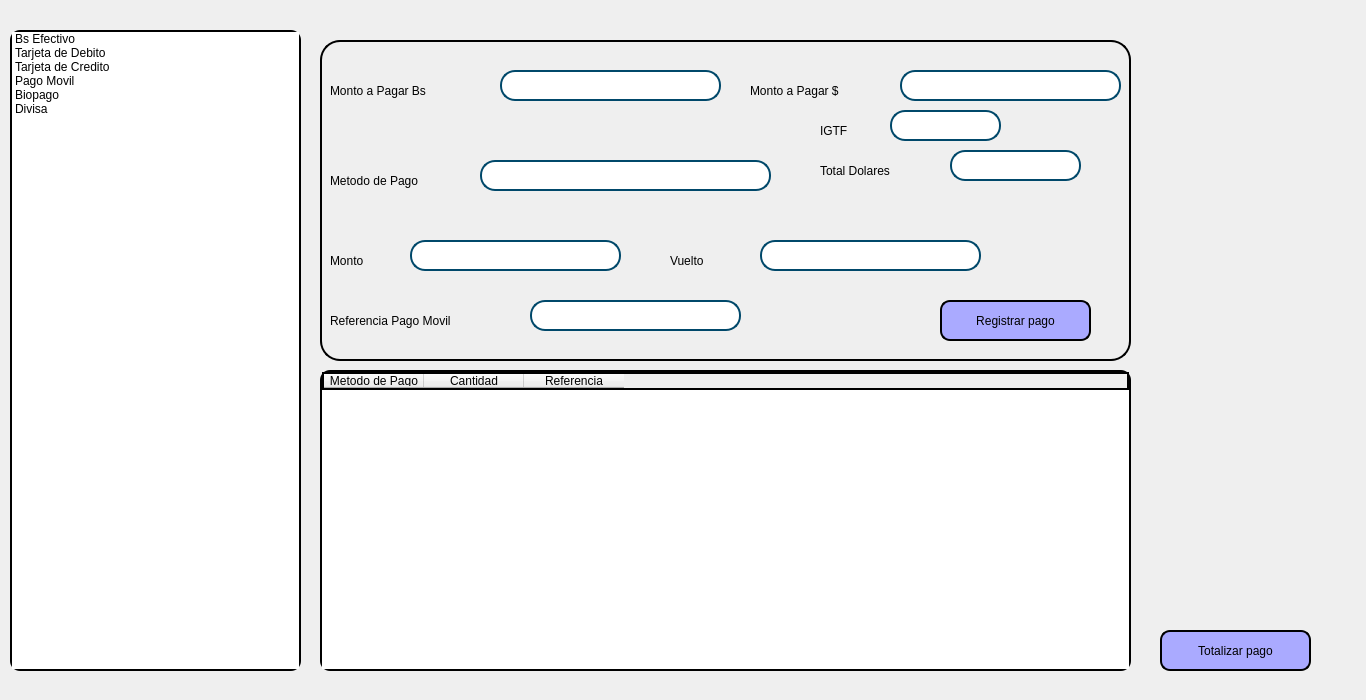
<?xml version="1.0" encoding="UTF-8"?>
<ui version="4.0">
 <class>FormaPago</class>
 <widget class="QMainWindow" name="FormaPago">
  <property name="geometry">
   <rect>
    <x>0</x>
    <y>0</y>
    <width>1366</width>
    <height>700</height>
   </rect>
  </property>
  <property name="windowTitle">
   <string>MainWindow</string>
  </property>
  <property name="styleSheet">
   <string notr="true">font: 87 12pt &quot;Arial Black&quot;;</string>
  </property>
  <widget class="QWidget" name="centralwidget">
   <widget class="QLabel" name="label">
    <property name="geometry">
     <rect>
      <x>0</x>
      <y>0</y>
      <width>1371</width>
      <height>701</height>
     </rect>
    </property>
    <property name="text">
     <string/>
    </property>
    <property name="pixmap">
     <pixmap>Imagenes/Fondo.jpg</pixmap>
    </property>
    <property name="scaledContents">
     <bool>true</bool>
    </property>
   </widget>
   <widget class="QListWidget" name="listWidget">
    <property name="geometry">
     <rect>
      <x>10</x>
      <y>30</y>
      <width>291</width>
      <height>641</height>
     </rect>
    </property>
    <property name="styleSheet">
     <string notr="true">border: 2px solid rgb(0,0,0);
border-radius: 10px</string>
    </property>
    <item>
     <property name="text">
      <string>Bs Efectivo</string>
     </property>
    </item>
    <item>
     <property name="text">
      <string>Tarjeta de Debito</string>
     </property>
    </item>
    <item>
     <property name="text">
      <string>Tarjeta de Credito</string>
     </property>
    </item>
    <item>
     <property name="text">
      <string>Pago Movil</string>
     </property>
    </item>
    <item>
     <property name="text">
      <string>Biopago</string>
     </property>
    </item>
    <item>
     <property name="text">
      <string>Divisa</string>
     </property>
    </item>
   </widget>
   <widget class="QLabel" name="MontoBS">
    <property name="geometry">
     <rect>
      <x>330</x>
      <y>80</y>
      <width>171</width>
      <height>21</height>
     </rect>
    </property>
    <property name="text">
     <string>Monto a Pagar Bs</string>
    </property>
   </widget>
   <widget class="QLineEdit" name="BS">
    <property name="enabled">
     <bool>false</bool>
    </property>
    <property name="geometry">
     <rect>
      <x>500</x>
      <y>70</y>
      <width>221</width>
      <height>31</height>
     </rect>
    </property>
    <property name="styleSheet">
     <string notr="true">QLineEdit{
	background-color: rgb(255, 255, 255);
	border: 2px solid rgb(0, 72, 106);
	border-radius: 15px;
	padding-left: 20px;
	padding-right: 20px;
}</string>
    </property>
   </widget>
   <widget class="QLabel" name="MontoD">
    <property name="geometry">
     <rect>
      <x>750</x>
      <y>80</y>
      <width>171</width>
      <height>21</height>
     </rect>
    </property>
    <property name="text">
     <string>Monto a Pagar $</string>
    </property>
   </widget>
   <widget class="QLineEdit" name="Divisa">
    <property name="enabled">
     <bool>false</bool>
    </property>
    <property name="geometry">
     <rect>
      <x>900</x>
      <y>70</y>
      <width>221</width>
      <height>31</height>
     </rect>
    </property>
    <property name="styleSheet">
     <string notr="true">QLineEdit{
	background-color: rgb(255, 255, 255);
	border: 2px solid rgb(0, 72, 106);
	border-radius: 15px;
	padding-left: 20px;
	padding-right: 20px;
}</string>
    </property>
   </widget>
   <widget class="QLabel" name="MontoCliente">
    <property name="geometry">
     <rect>
      <x>330</x>
      <y>250</y>
      <width>101</width>
      <height>21</height>
     </rect>
    </property>
    <property name="text">
     <string>Monto</string>
    </property>
   </widget>
   <widget class="QLineEdit" name="Monto">
    <property name="enabled">
     <bool>true</bool>
    </property>
    <property name="geometry">
     <rect>
      <x>410</x>
      <y>240</y>
      <width>211</width>
      <height>31</height>
     </rect>
    </property>
    <property name="styleSheet">
     <string notr="true">QLineEdit{
	background-color: rgb(255, 255, 255);
	border: 2px solid rgb(0, 72, 106);
	border-radius: 15px;
	padding-left: 20px;
	padding-right: 20px;
}</string>
    </property>
   </widget>
   <widget class="QLabel" name="MetodoPago">
    <property name="geometry">
     <rect>
      <x>330</x>
      <y>170</y>
      <width>171</width>
      <height>21</height>
     </rect>
    </property>
    <property name="text">
     <string>Metodo de Pago</string>
    </property>
   </widget>
   <widget class="QLineEdit" name="FormaPa">
    <property name="enabled">
     <bool>false</bool>
    </property>
    <property name="geometry">
     <rect>
      <x>480</x>
      <y>160</y>
      <width>291</width>
      <height>31</height>
     </rect>
    </property>
    <property name="styleSheet">
     <string notr="true">QLineEdit{
	background-color: rgb(255, 255, 255);
	border: 2px solid rgb(0, 72, 106);
	border-radius: 15px;
	padding-left: 20px;
	padding-right: 20px;
}</string>
    </property>
   </widget>
   <widget class="QLineEdit" name="Vuelto">
    <property name="enabled">
     <bool>false</bool>
    </property>
    <property name="geometry">
     <rect>
      <x>760</x>
      <y>240</y>
      <width>221</width>
      <height>31</height>
     </rect>
    </property>
    <property name="styleSheet">
     <string notr="true">QLineEdit{
	background-color: rgb(255, 255, 255);
	border: 2px solid rgb(0, 72, 106);
	border-radius: 15px;
	padding-left: 20px;
	padding-right: 20px;
}</string>
    </property>
   </widget>
   <widget class="QLabel" name="DarVuelto">
    <property name="geometry">
     <rect>
      <x>670</x>
      <y>250</y>
      <width>101</width>
      <height>21</height>
     </rect>
    </property>
    <property name="text">
     <string>Vuelto</string>
    </property>
   </widget>
   <widget class="QTableWidget" name="tableWidget">
    <property name="geometry">
     <rect>
      <x>320</x>
      <y>370</y>
      <width>811</width>
      <height>301</height>
     </rect>
    </property>
    <property name="styleSheet">
     <string notr="true">border: 2px solid rgb(0,0,0);
border-radius: 10px;</string>
    </property>
    <column>
     <property name="text">
      <string>Metodo de Pago</string>
     </property>
    </column>
    <column>
     <property name="text">
      <string>Cantidad</string>
     </property>
    </column>
    <column>
     <property name="text">
      <string>Referencia</string>
     </property>
    </column>
   </widget>
   <widget class="QFrame" name="frame">
    <property name="geometry">
     <rect>
      <x>320</x>
      <y>40</y>
      <width>811</width>
      <height>321</height>
     </rect>
    </property>
    <property name="styleSheet">
     <string notr="true">border: 2px solid rgb(0,0,0);
border-radius: 20px;</string>
    </property>
    <property name="frameShape">
     <enum>QFrame::StyledPanel</enum>
    </property>
    <property name="frameShadow">
     <enum>QFrame::Raised</enum>
    </property>
   </widget>
   <widget class="QPushButton" name="Totalizar">
    <property name="geometry">
     <rect>
      <x>1160</x>
      <y>630</y>
      <width>151</width>
      <height>41</height>
     </rect>
    </property>
    <property name="styleSheet">
     <string notr="true">QPushButton {
	background-color: rgb(170, 170, 255);
	border: 2px solid rgb(0,0,0);
	border-radius: 10px;
}</string>
    </property>
    <property name="text">
     <string>Totalizar pago</string>
    </property>
   </widget>
   <widget class="QPushButton" name="Registrar">
    <property name="geometry">
     <rect>
      <x>940</x>
      <y>300</y>
      <width>151</width>
      <height>41</height>
     </rect>
    </property>
    <property name="styleSheet">
     <string notr="true">QPushButton {
	background-color: rgb(170, 170, 255);
	border: 2px solid rgb(0,0,0);
	border-radius: 10px;
}</string>
    </property>
    <property name="text">
     <string>Registrar pago</string>
    </property>
   </widget>
   <widget class="QLabel" name="Logo">
    <property name="geometry">
     <rect>
      <x>1150</x>
      <y>40</y>
      <width>121</width>
      <height>101</height>
     </rect>
    </property>
    <property name="text">
     <string/>
    </property>
    <property name="pixmap">
     <pixmap>Imagenes/photo_5089217924715097417_y.png</pixmap>
    </property>
    <property name="scaledContents">
     <bool>true</bool>
    </property>
   </widget>
   <widget class="QLineEdit" name="RefePM">
    <property name="enabled">
     <bool>true</bool>
    </property>
    <property name="geometry">
     <rect>
      <x>530</x>
      <y>300</y>
      <width>211</width>
      <height>31</height>
     </rect>
    </property>
    <property name="styleSheet">
     <string notr="true">QLineEdit{
	background-color: rgb(255, 255, 255);
	border: 2px solid rgb(0, 72, 106);
	border-radius: 15px;
	padding-left: 20px;
	padding-right: 20px;
}</string>
    </property>
   </widget>
   <widget class="QLabel" name="ReferenciaPM">
    <property name="geometry">
     <rect>
      <x>330</x>
      <y>310</y>
      <width>211</width>
      <height>21</height>
     </rect>
    </property>
    <property name="text">
     <string>Referencia Pago Movil</string>
    </property>
   </widget>
   <widget class="QLabel" name="IGTF">
    <property name="geometry">
     <rect>
      <x>820</x>
      <y>120</y>
      <width>81</width>
      <height>21</height>
     </rect>
    </property>
    <property name="text">
     <string>IGTF</string>
    </property>
   </widget>
   <widget class="QLineEdit" name="igtf">
    <property name="enabled">
     <bool>false</bool>
    </property>
    <property name="geometry">
     <rect>
      <x>890</x>
      <y>110</y>
      <width>111</width>
      <height>31</height>
     </rect>
    </property>
    <property name="styleSheet">
     <string notr="true">QLineEdit{
	background-color: rgb(255, 255, 255);
	border: 2px solid rgb(0, 72, 106);
	border-radius: 15px;
	padding-left: 20px;
	padding-right: 20px;
}</string>
    </property>
   </widget>
   <widget class="QLabel" name="TotalD">
    <property name="geometry">
     <rect>
      <x>820</x>
      <y>160</y>
      <width>131</width>
      <height>21</height>
     </rect>
    </property>
    <property name="text">
     <string>Total Dolares</string>
    </property>
   </widget>
   <widget class="QLineEdit" name="TotalPagar">
    <property name="enabled">
     <bool>false</bool>
    </property>
    <property name="geometry">
     <rect>
      <x>950</x>
      <y>150</y>
      <width>131</width>
      <height>31</height>
     </rect>
    </property>
    <property name="styleSheet">
     <string notr="true">QLineEdit{
	background-color: rgb(255, 255, 255);
	border: 2px solid rgb(0, 72, 106);
	border-radius: 15px;
	padding-left: 20px;
	padding-right: 20px;
}</string>
    </property>
   </widget>
   <zorder>label</zorder>
   <zorder>listWidget</zorder>
   <zorder>tableWidget</zorder>
   <zorder>frame</zorder>
   <zorder>FormaPa</zorder>
   <zorder>Monto</zorder>
   <zorder>DarVuelto</zorder>
   <zorder>MontoCliente</zorder>
   <zorder>BS</zorder>
   <zorder>MontoBS</zorder>
   <zorder>Divisa</zorder>
   <zorder>MontoD</zorder>
   <zorder>MetodoPago</zorder>
   <zorder>Vuelto</zorder>
   <zorder>Totalizar</zorder>
   <zorder>Registrar</zorder>
   <zorder>Logo</zorder>
   <zorder>RefePM</zorder>
   <zorder>ReferenciaPM</zorder>
   <zorder>IGTF</zorder>
   <zorder>igtf</zorder>
   <zorder>TotalD</zorder>
   <zorder>TotalPagar</zorder>
  </widget>
 </widget>
 <resources/>
 <connections/>
</ui>
